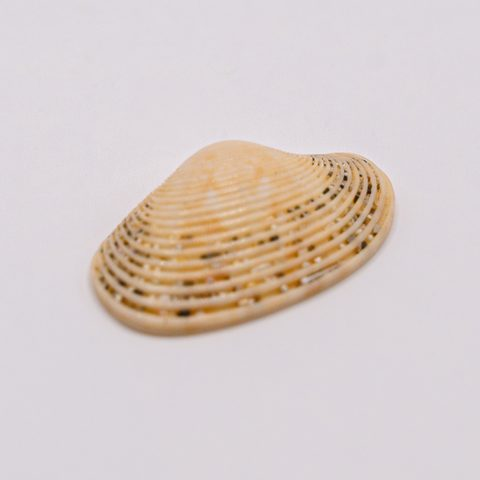
#> input picture site/assets/img/shells/01-p2-s.jpg, 480 x 480 px
$ python -i import_reference_photos.py   (imports and definitions only)
#> lines starting #> are read from the running program, lines starting #| are printed output that depends on the picture; after the words box and inside, x2 and y2 are one past the last pixel; in counts of white or black regions, pixels touching at a corner belong together
#> further down, picture is the input picture: PIL image 480x480 RGB; mean R, G, B 216, 204.2, 201.2
"""撮影した貝の写真（名前付き）を、図鑑の写真とAI判定の学習用に取り込むスクリプト。

python3 tools/import_reference_photos.py <写真のフォルダ> [オプション]

写真の名前の例：「1.すずめ貝.jpg」「1.すずめ貝2.jpg」「32.ほら貝 (2).jpg」「34.小貝7.jpg」
- 先頭の番号は使わず、**貝の名前**でサイトの番号に対応させる（写真のフォルダは番号の振り方がサイトと違うため）
  名前と番号の対応は tools/photo_names.json（名前のない写真は "files" にファイル名で指定）。
  読めない名前の写真は読み飛ばして一覧に出す
- 写真の中の貝のまわりを自動で正方形に切り出す（白い無地の背景で撮った写真向け）

作るもの：
- site/assets/img/shells/NN-pK.jpg（長辺1200px）と NN-pK-s.jpg（480px）… 図鑑の写真
- training/photos/NN/ref-K/… AI判定の学習用（training/ は公開しない）
- site/data/shells.json の photos を登録（今の参考写真＝一覧表の切り出しは最後に残す）。
  番号の対応は transcribed（名前で対応させた）、利用許諾は --rights-holder を付けるまで unconfirmed
- site/sw.js の版を上げる

オプション:
  --source "2026年10月 撮影"            出典として記録する文字
  --rights-confirmed --rights-holder "志賀町"   利用許諾を確認済みにする（一般公開で表示される）
  --mapping-confirmed --by "確認した人"          名前と番号の対応を確認済みにする
  --max-per-species 6                    1種類あたりの図鑑の写真の上限（学習用は全部使う）
  --drop-sheet                           一覧表から切り出した参考写真を図鑑の写真から外す
  --dry-run                              書き込まずに、対応の一覧だけ表示する
"""
import argparse
import json
import re
import shutil
import unicodedata
from collections import deque
from datetime import date, datetime
from pathlib import Path

from PIL import Image, ImageFilter, ImageOps

ROOT = Path(__file__).resolve().parent.parent
DATA = ROOT / "site/data/shells.json"
NAMES = ROOT / "tools/photo_names.json"
OUT = ROOT / "site/assets/img/shells"
TRAIN = ROOT / "training/photos"
SW = ROOT / "site/sw.js"
EXTS = {".jpg", ".jpeg", ".png", ".webp"}
NAME_RE = re.compile(r"^(?:\d+)\s*[.．]\s*(.+?)\s*(?:\(\d+\))?\s*(\d*)\s*(?:\(\d+\))?$")


# [32 lines left out: functions parse_name, otsu, not called in this run]


def solve(A, b):
    """小さな連立方程式（ガウスの消去法）"""
    n = len(b)
    M = [row[:] + [b[i]] for i, row in enumerate(A)]
    for i in range(n):
        piv = max(range(i, n), key=lambda r: abs(M[r][i]))
        M[i], M[piv] = M[piv], M[i]
        if abs(M[i][i]) < 1e-12:
            continue
        for r in range(n):
            if r != i:
                f = M[r][i] / M[i][i]
                for c in range(i, n + 1):
                    M[r][c] -= f * M[i][c]
    return [M[i][n] / M[i][i] if abs(M[i][i]) > 1e-12 else 0.0 for i in range(n)]


def fit_background(px, w, h, step=6, rounds=3):
    """背景の色を、位置の2次式で近似する（貝の部分は外れ値として除きながら当てはめる）"""
    pts = [(x, y) for y in range(0, h, step) for x in range(0, w, step)]
    feats = lambda x, y: (1.0, x / w, y / h, (x / w) ** 2, (y / h) ** 2, x * y / (w * h))
    keep = pts
    coef = None
    for _ in range(rounds):
        coef = []
        for ch in range(3):
            A = [[0.0] * 6 for _ in range(6)]
            b = [0.0] * 6
            for x, y in keep:
                f = feats(x, y)
                v = px[x, y][ch]
                for i in range(6):
                    b[i] += f[i] * v
                    for j in range(6):
                        A[i][j] += f[i] * f[j]
            coef.append(solve(A, b))
        res = []
        for x, y in pts:
            f = feats(x, y)
            e = sum((px[x, y][ch] - sum(c * fi for c, fi in zip(coef[ch], f))) ** 2 for ch in range(3)) ** 0.5
            res.append((e, x, y))
        res.sort()
        keep = [(x, y) for _, x, y in res[: int(len(res) * 0.75)]]  # 差の大きい25%（貝・影）を除いて当てはめ直す
    return lambda x, y: [sum(c * fi for c, fi in zip(coef[ch], feats(x, y))) for ch in range(3)]


def find_subject(img):
    """背景（外周の色）と違う、いちばん大きいかたまりの範囲（元画像の座標）"""
    small = img.copy()
    small.thumbnail((360, 360))
    small = small.filter(ImageFilter.GaussianBlur(1.2))  # 細かなざらつきで貝が途切れないように
    w, h = small.size
#> w = 360; h = 360
    px = small.load()
    # 背景は、照明のむらで少しずつ明るさが変わる。なめらかな面（2次式）で近似し、そこからの差で貝を探す
    bg_at = fit_background(px, w, h)
    d = [0.0] * (w * h)
    for y in range(h):
        for x in range(w):
            c, b = px[x, y], bg_at(x, y)
            d[y * w + x] = ((c[0] - b[0]) ** 2 + (c[1] - b[1]) ** 2 + (c[2] - b[2]) ** 2) ** 0.5
#> after the loop, d = 129600 items
    sd = sorted(d)
#> sd = 129600 items
    noise = sd[len(sd) // 2]  # 画像の大半は背景なので、中央値＝背景のざらつき
#> noise = 2.01
    thr = max(7, noise * 4)
#> thr = 8.06
    bg = [int(v) for v in bg_at(w / 2, 2)]
#> bg = [222, 217, 223]
    m_img = Image.new("L", (w, h))
#> m_img: PIL image 360x360 L; every value is 0
    m_img.putdata([255 if v > thr else 0 for v in d])
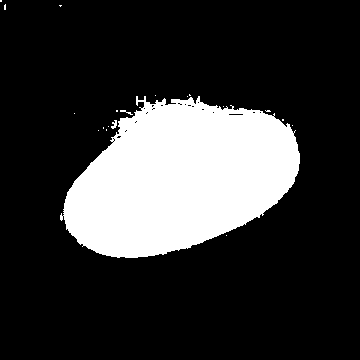
#> m_img: PIL image 360x360 L; 20.9% white; 20 white regions (17 under 20 px), largest, box (x1, y1, x2, y2) and area: (60, 96, 300, 258) 26940, (111, 120, 117, 129) 32, (120, 110, 133, 115) 23
    m_img = m_img.filter(ImageFilter.MaxFilter(5)).filter(ImageFilter.MinFilter(3))  # 近い破片をつなぐ
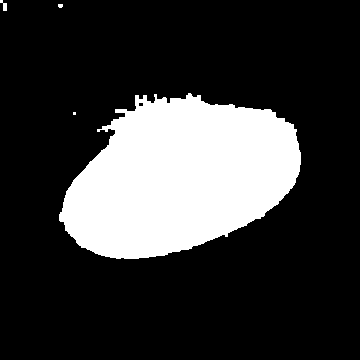
#> m_img: PIL image 360x360 L; 21.9% white; 4 white regions (2 under 20 px), largest, box (x1, y1, x2, y2) and area: (59, 93, 301, 259) 28353, (0, 0, 7, 11) 41
    mask = [v > 0 for v in m_img.getdata()]
#> mask = 129600 items
    seen = [False] * (w * h)
    comps = []
    for start in range(w * h):
        if not mask[start] or seen[start]:
            continue
        q = deque([start])
        seen[start] = True
        n, x0, y0, x1, y1 = 0, w, h, 0, 0
        while q:
            p = q.popleft()
            x, y = p % w, p // w
            n += 1
            x0, y0, x1, y1 = min(x0, x), min(y0, y), max(x1, x), max(y1, y)
            for nx, ny in ((x + 1, y), (x - 1, y), (x, y + 1), (x, y - 1)):
                if 0 <= nx < w and 0 <= ny < h:
                    k = ny * w + nx
                    if mask[k] and not seen[k]:
                        seen[k] = True
                        q.append(k)
        touches = x0 <= 1 or y0 <= 1 or x1 >= w - 2 or y1 >= h - 2
        comps.append((n, x0, y0, x1, y1, touches))
#> after the loop, comps = [(9, 0, 0, 2, 2, True), (32, 3, 3, 6, 10, False), (18, 58, 4, 62, 7, False), (28353, 59, 93, 300, 258, False), (9, 73, 112, 75, 114, False)]; seen = 129600 items
    # 外周にかかるかたまり（背景の明るさのむら・影）は、ほかに候補があれば使わない
    inner = [c for c in comps if not c[5]] or comps
#> inner = [(32, 3, 3, 6, 10, False), (18, 58, 4, 62, 7, False), (28353, 59, 93, 300, 258, False), (9, 73, 112, 75, 114, False)]
    if not inner:
        return None, bg
    big = max(c[0] for c in inner)
#> big = 28353
    if big < w * h * 0.002:
        return None, bg
    # 貝が光や模様で途切れて見えることがあるので、大きめのかたまりはまとめて囲む
    # （ただし、いちばん大きいかたまりの近くにあるものだけ。離れたごみ・ほこりは入れない）
    main = max(inner, key=lambda c: c[0])
#> main = (28353, 59, 93, 300, 258, False)
    mw, mh = main[3] - main[1], main[4] - main[2]
#> mw = 241; mh = 165
    near = lambda c: (c[3] >= main[1] - mw * 0.4 and c[1] <= main[3] + mw * 0.4
                      and c[4] >= main[2] - mh * 0.4 and c[2] <= main[4] + mh * 0.4)
    parts = [c for c in inner if c is main or (c[0] >= big * 0.04 and near(c))]
#> parts = [(28353, 59, 93, 300, 258, False)]
    x0, y0 = min(c[1] for c in parts), min(c[2] for c in parts)
#> x0 = 59; y0 = 93
    x1, y1 = max(c[3] for c in parts), max(c[4] for c in parts)
#> x1 = 300; y1 = 258
    sx, sy = img.width / w, img.height / h
#> sx = 1.33; sy = 1.33
    return (x0 * sx, y0 * sy, (x1 + 1) * sx, (y1 + 1) * sy), bg


# [114 lines left out: functions square_crop, status, main, not called in this run]


# [2 lines not run here, left out]

>>> from PIL import Image
>>> picture = Image.open('../site/assets/img/shells/01-p2-s.jpg')
>>> result = find_subject(picture)
#> result = ((78.67, 124, 401.3, 345.3), [222, 217, 223])

$ run again, on site/assets/img/shells/06-p3-s.jpg
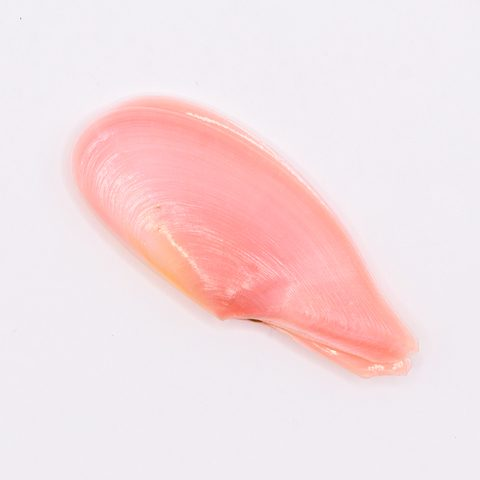
#> input picture site/assets/img/shells/06-p3-s.jpg, 480 x 480 px
#> picture is the input picture: PIL image 480x480 RGB; mean R, G, B 244.4, 223.2, 226.4
#> after the loop in find_subject, `for y in range(h):`: d = 129600 items
#> noise = 4.85
#> thr = 19.42
#> in find_subject, `m_img.putdata([255 if v > thr else 0 for v in d])`:
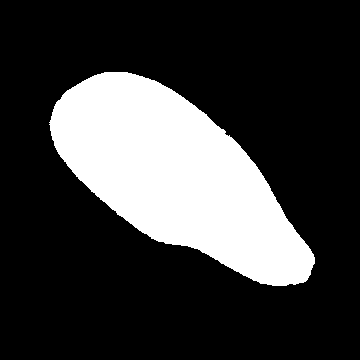
#> m_img: PIL image 360x360 L; 23.6% white; 1 white region, box (x1, y1, x2, y2) and area: (49, 72, 315, 286) 30549
#> in find_subject, `m_img = m_img.filter(ImageFilter.MaxFilter(5)).filter(ImageFilter.MinF..`:
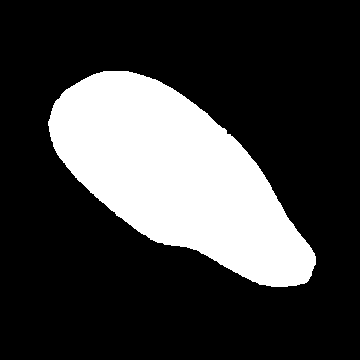
#> m_img: PIL image 360x360 L; 24.3% white; 1 white region, box (x1, y1, x2, y2) and area: (48, 71, 316, 287) 31520
#> mask = 129600 items
#> after the loop in find_subject, `for start in range(w * h):`: comps = [(31520, 48, 71, 315, 286, False)]; seen = 129600 items
#> inner = [(31520, 48, 71, 315, 286, False)]
#> big = 31520
#> main = (31520, 48, 71, 315, 286, False)
#> mw = 267; mh = 215
#> parts = [(31520, 48, 71, 315, 286, False)]
#> x0 = 48; y0 = 71
#> x1 = 315; y1 = 286
#> result = ((64, 94.67, 421.3, 382.7), [242, 239, 245])

$ run again, on site/assets/img/shells/07-p2-s.jpg
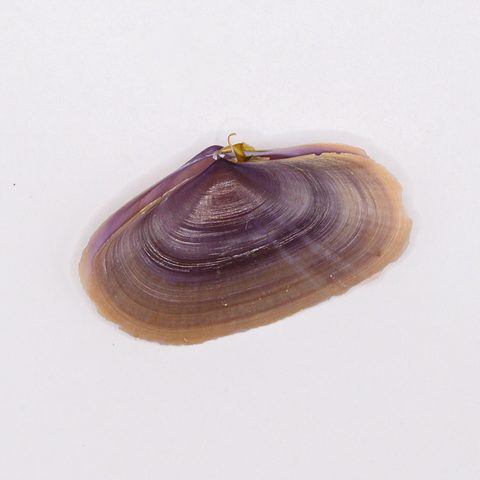
#> input picture site/assets/img/shells/07-p2-s.jpg, 480 x 480 px
#> picture is the input picture: PIL image 480x480 RGB; mean R, G, B 212.4, 202.1, 205.7
#> after the loop in find_subject, `for y in range(h):`: d = 129600 items
#> noise = 3.88
#> thr = 15.51
#> in find_subject, `m_img.putdata([255 if v > thr else 0 for v in d])`:
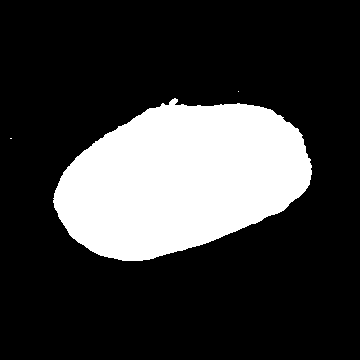
#> m_img: PIL image 360x360 L; 22.9% white; 3 white regions (2 under 20 px), largest, box (x1, y1, x2, y2) and area: (53, 98, 312, 261) 29735
#> in find_subject, `m_img = m_img.filter(ImageFilter.MaxFilter(5)).filter(ImageFilter.MinF..`:
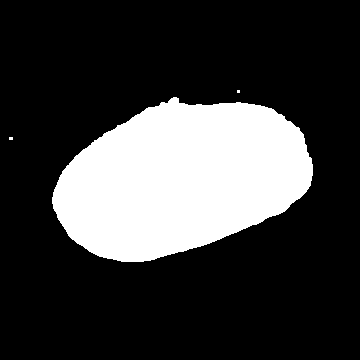
#> m_img: PIL image 360x360 L; 23.6% white; 3 white regions (2 under 20 px), largest, box (x1, y1, x2, y2) and area: (52, 97, 313, 262) 30616
#> mask = 129600 items
#> after the loop in find_subject, `for start in range(w * h):`: comps = [(9, 237, 90, 239, 92, False), (30616, 52, 97, 312, 261, False), (12, 9, 137, 12, 139, False)]; seen = 129600 items
#> inner has the same summary as comps
#> big = 30616
#> main = (30616, 52, 97, 312, 261, False)
#> mw = 260; mh = 164
#> parts = [(30616, 52, 97, 312, 261, False)]
#> x0 = 52; y0 = 97
#> x1 = 312; y1 = 261
#> result = ((69.33, 129.3, 417.3, 349.3), [238, 237, 242])

$ run again, on site/assets/img/shells/09-p1-s.jpg
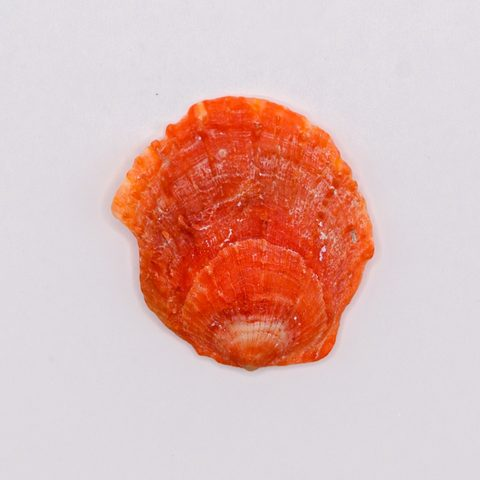
#> input picture site/assets/img/shells/09-p1-s.jpg, 480 x 480 px
#> picture is the input picture: PIL image 480x480 RGB; mean R, G, B 221.7, 185.2, 180.7
#> after the loop in find_subject, `for y in range(h):`: d = 129600 items
#> noise = 6.85
#> thr = 27.41
#> in find_subject, `m_img.putdata([255 if v > thr else 0 for v in d])`:
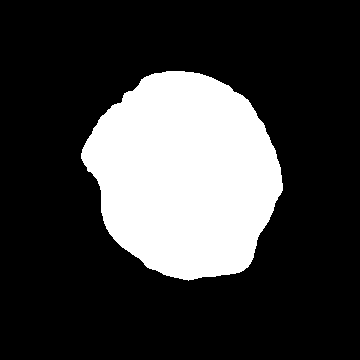
#> m_img: PIL image 360x360 L; 23.9% white; 1 white region, box (x1, y1, x2, y2) and area: (81, 71, 283, 281) 30915
#> in find_subject, `m_img = m_img.filter(ImageFilter.MaxFilter(5)).filter(ImageFilter.MinF..`:
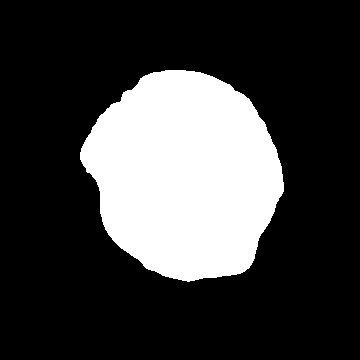
#> m_img: PIL image 360x360 L; 24.5% white; 1 white region, box (x1, y1, x2, y2) and area: (80, 70, 284, 282) 31743
#> mask = 129600 items
#> after the loop in find_subject, `for start in range(w * h):`: comps = [(31743, 80, 70, 283, 281, False)]; seen = 129600 items
#> inner = [(31743, 80, 70, 283, 281, False)]
#> big = 31743
#> main = (31743, 80, 70, 283, 281, False)
#> mw = 203; mh = 211
#> parts = [(31743, 80, 70, 283, 281, False)]
#> x0 = 80; y0 = 70
#> x1 = 283; y1 = 281
#> result = ((106.7, 93.33, 378.7, 376), [227, 221, 227])
